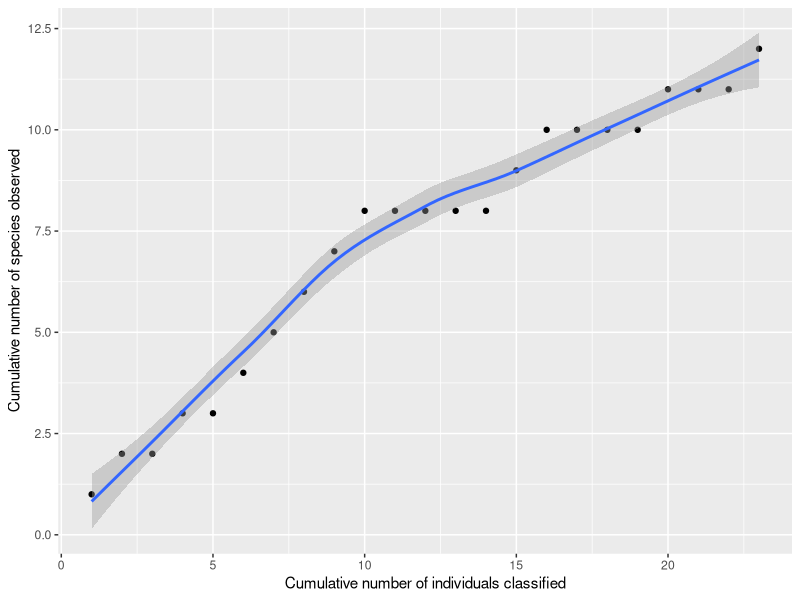

R code for this plot:
## ---- chunk 1
#To make tables
library(kableExtra)
library(knitr)
#To manipulate and plot data
library(tidyverse)
## ---- chunk 2
example_data1 = data.frame(
  number = c(1,2,3,4,5,6,7,8,9,10,11,12,13,14),
  name = c("skittles", "Vines", "Mikes & Ikes", "Bricks", "Gummy Bears", "M&Ms", "Sour Bear", "Sour Fruit", "Hershey's Kisses", "Jubes", "Sour Bottle", "Sour Swirl", "Wine Candy", "Sour Hexa"),
  characteristics = c("small, circle", "vines shape", "rod shaped", "small rectangle", "bear shaped, translucent", "small, oval", "bear shaped, opaque", "fruit", "silver wrapping", "large round", "bottle, opaque", "swirl", "wine shape", "octopi shape"),
  occurences = c(186, 14, 174, 18, 101, 241, 3, 2, 16, 24, 3, 3, 9, 6)
)
## ---- chunk 3
example_data1 %>% 
  kable("html") %>%
  kable_styling(bootstrap_options = "striped", font_size = 10, full_width = F)
## ---- chunk 4
#mycommuniy data
example_data1.1 = data.frame(
  number = c(1,2,3,4,5,6,7,8,9,10,11,12,13,14),
  name = c("skittles", "Vines", "Mikes & Ikes", "Bricks", "Gummy Bears", "M&Ms", "Sour Bear", "Sour Fruit", "Hershey's Kisses", "Jubes", "Sour Bottle", "Sour Swirl", "Wine Candy", "Sour Hexa"),
  characteristics = c("small, circle", "vines shape", "rod shaped", "small rectangle", "bear shaped, translucent", "small, oval", "bear shaped, opaque", "fruit", "silver wrapping", "large round", "bottle, opaque", "swirl", "wine shape", "octopi shape"),
  occurences = c(39, 1, 29, 4, 21, 41, 1, 1, 4, 6, 0, 1, 0, 2)
)
## ---- chunk 5
example_data2 = data.frame(
  x = c(1,2,3,4,5,6,7,8,9,10,11,12,13,14,15,16,17,18,19,20,21,22,23),
  y = c(1,2,2,3,3,4,5,6,7,8,8,8,8,8,9,10,10,10,10,11,11,11,12)
)
## ---- chunk 6
ggplot(example_data2, aes(x=x, y=y)) +
  geom_point() +
  geom_smooth() +
  labs(x="Cumulative number of individuals classified", y="Cumulative number of species observed")
## ---- chunk 7

#mycommunity 
species1 = 39 / (150)
species2 = 1 / (150)
species3 = 29 / (150)
species4 = 4 / (150)
species5 = 21 / (150)
species6 = 41 / (150)
species7 = 1 / (150)
species8 = 1 / (150)
species9 = 4 / (150)
species10 = 6 / (150)
species11 = 0 / (150)
species12 = 1 / (150)
species13 = 0 / (150)
species14 = 2 / (150)

1 / (species1^2 + species2^2 + species3^2 + species4^2 + species5^2 + species6^2 + species7^2 + species8^2 + species9^2 + species10^2 + species11^2 + species12^2 + species13^2 + species14^2)


#general community 
species1 =  186 / (801)
species2 =  14 / (801)
species3 =  174 / (801)
species4 = 18 / (801)
species5 = 101 / (801)
species6 = 241 / (801)
species7 = 3 / (801)
species8 = 2 / (801)
species9 = 16 / (801)
species10 = 24 / (801)
species11 = 3 / (801)
species12 = 3 / (801)
species13 = 9 / (801)
species14 = 6 / (801)

1 / (species1^2 + species2^2 + species3^2 + species4^2 + species5^2 + species6^2 + species7^2 + species8^2 + species9^2 + species10^2 + species11^2 + species12^2 + species13^2 + species14^2)

## ---- chunk 8
#mycommunity
12 + 4^2/(8*2)

#general community 
14 + 0^2/(14^2)
## ---- chunk 9
library(vegan)
## ---- chunk 10
#mycommunity
example_data1.1_diversity = 
  example_data1.1 %>% 
  select(name, occurences) %>% 
  spread(name, occurences)

example_data1.1_diversity


#general community 
example_data1_diversity = 
  example_data1 %>% 
  select(name, occurences) %>% 
  spread(name, occurences)

example_data1_diversity
## ---- chunk 11
#mycoomunity
diversity(example_data1.1_diversity, index="invsimpson")

#general community 
diversity(example_data1_diversity, index="invsimpson")

## ---- chunk 12
#mycommunity
specpool(example_data1.1_diversity)

#general community 
specpool(example_data1_diversity)
